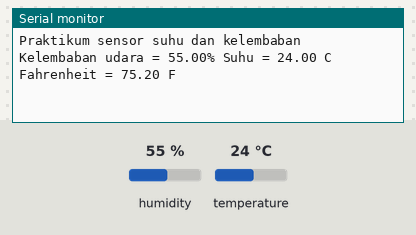
Recording of a sketch running on a simulated ESP8266 (NodeMCU). Shown: the last lines printed to the serial monitor. Inputs (shaded band) come from the test bench; at power-on: humidity 55 %, temperature 24 °C.

Above: at 1.7 s.
1.8 s: humidity set to 22 %
At 4.7 s:
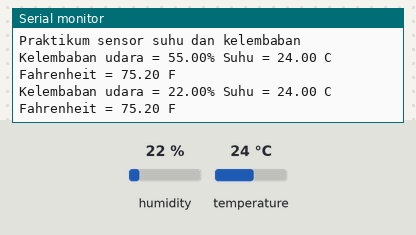
5.7 s: temperature set to 12 °C
At 7.8 s:
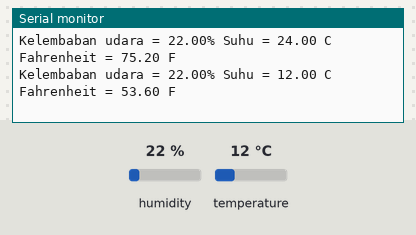
9.6 s: humidity set to 40 %
At 11.0 s:
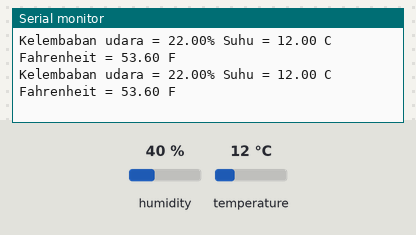
Timing chart, 0 to 12.6 s (numbered marks = the images above; inputs shaded):
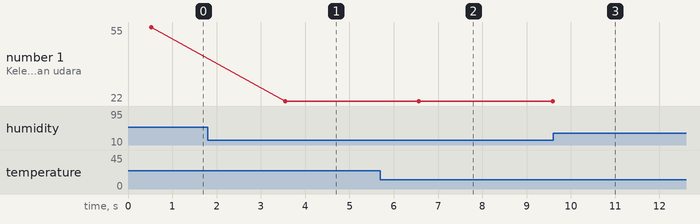

Measured:
- after the input at 1.8 s, the serial monitor: prints a new line after 1.7 s (image 1)
- after the input at 5.7 s, the serial monitor: prints a new line after 0.87 s (image 2)
- plotted number 1: 55 → 22 after the input at 1.8 s, 22 → 40 after the input at 9.6 s

The sketch:

Tugas1.ino
```cpp
#include <dht.h>


int sensorSuhu = D4; //sesuaikan dengan GPIO pin yang anda gunakan
dht DHT;
void setup() {
Serial.begin(115200);
Serial.println("Praktikum sensor suhu dan kelembaban");
delay(500);
}
void loop() {
DHT.read11(sensorSuhu);
Serial.print("Kelembaban udara = ");
Serial.print(DHT.humidity);
Serial.print("% ");
Serial.print("Suhu = ");
Serial.print(DHT.temperature);
Serial.print(" C ");
Serial.print("Fahrenheit = ");
Serial.print((1.8*DHT.temperature+32));
Serial.println(" F ");
delay(3000);
}
```
